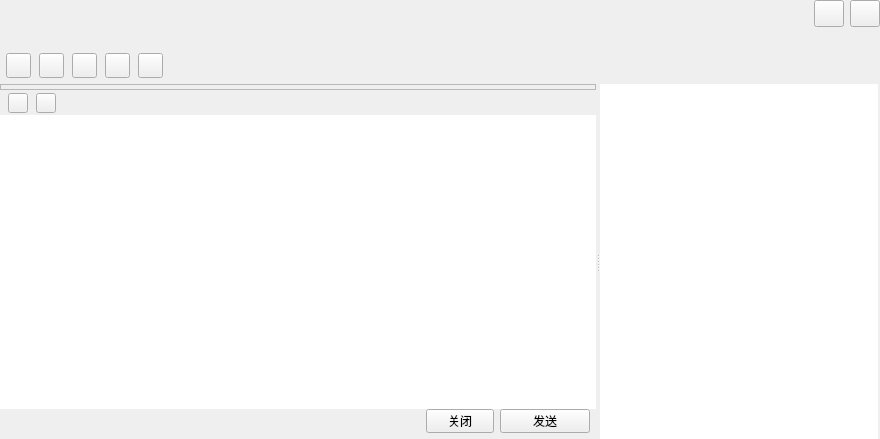
<?xml version="1.0" encoding="UTF-8"?>
<ui version="4.0">
 <class>TalkWindow</class>
 <widget class="QWidget" name="TalkWindow">
  <property name="geometry">
   <rect>
    <x>0</x>
    <y>0</y>
    <width>880</width>
    <height>439</height>
   </rect>
  </property>
  <property name="windowTitle">
   <string>TalkWindow</string>
  </property>
  <layout class="QVBoxLayout" name="verticalLayout_6">
   <property name="spacing">
    <number>0</number>
   </property>
   <property name="leftMargin">
    <number>0</number>
   </property>
   <property name="topMargin">
    <number>0</number>
   </property>
   <property name="rightMargin">
    <number>0</number>
   </property>
   <property name="bottomMargin">
    <number>0</number>
   </property>
   <item>
    <widget class="QWidget" name="titleWidget" native="true">
     <property name="sizePolicy">
      <sizepolicy hsizetype="Expanding" vsizetype="Fixed">
       <horstretch>0</horstretch>
       <verstretch>0</verstretch>
      </sizepolicy>
     </property>
     <property name="minimumSize">
      <size>
       <width>0</width>
       <height>84</height>
      </size>
     </property>
     <property name="maximumSize">
      <size>
       <width>16777215</width>
       <height>84</height>
      </size>
     </property>
     <property name="buttomskin" stdset="0">
      <bool>true</bool>
     </property>
     <layout class="QVBoxLayout" name="verticalLayout">
      <property name="spacing">
       <number>0</number>
      </property>
      <property name="leftMargin">
       <number>6</number>
      </property>
      <property name="topMargin">
       <number>0</number>
      </property>
      <property name="rightMargin">
       <number>0</number>
      </property>
      <property name="bottomMargin">
       <number>0</number>
      </property>
      <item>
       <layout class="QHBoxLayout" name="horizontalLayout">
        <item>
         <widget class="QLabel" name="nameLabel">
          <property name="sizePolicy">
           <sizepolicy hsizetype="Expanding" vsizetype="Fixed">
            <horstretch>0</horstretch>
            <verstretch>0</verstretch>
           </sizepolicy>
          </property>
          <property name="minimumSize">
           <size>
            <width>0</width>
            <height>27</height>
           </size>
          </property>
          <property name="maximumSize">
           <size>
            <width>16777215</width>
            <height>27</height>
           </size>
          </property>
          <property name="font">
           <font>
            <pointsize>12</pointsize>
           </font>
          </property>
          <property name="text">
           <string/>
          </property>
         </widget>
        </item>
        <item>
         <widget class="QPushButton" name="sysmin">
          <property name="sizePolicy">
           <sizepolicy hsizetype="Fixed" vsizetype="Fixed">
            <horstretch>0</horstretch>
            <verstretch>0</verstretch>
           </sizepolicy>
          </property>
          <property name="minimumSize">
           <size>
            <width>30</width>
            <height>27</height>
           </size>
          </property>
          <property name="maximumSize">
           <size>
            <width>30</width>
            <height>27</height>
           </size>
          </property>
          <property name="focusPolicy">
           <enum>Qt::ClickFocus</enum>
          </property>
          <property name="toolTip">
           <string>最小化</string>
          </property>
          <property name="text">
           <string/>
          </property>
          <property name="iconSize">
           <size>
            <width>30</width>
            <height>30</height>
           </size>
          </property>
         </widget>
        </item>
        <item>
         <widget class="QPushButton" name="sysclose">
          <property name="sizePolicy">
           <sizepolicy hsizetype="Fixed" vsizetype="Fixed">
            <horstretch>0</horstretch>
            <verstretch>0</verstretch>
           </sizepolicy>
          </property>
          <property name="minimumSize">
           <size>
            <width>30</width>
            <height>27</height>
           </size>
          </property>
          <property name="maximumSize">
           <size>
            <width>30</width>
            <height>27</height>
           </size>
          </property>
          <property name="focusPolicy">
           <enum>Qt::ClickFocus</enum>
          </property>
          <property name="toolTip">
           <string>关闭</string>
          </property>
          <property name="text">
           <string/>
          </property>
          <property name="iconSize">
           <size>
            <width>30</width>
            <height>30</height>
           </size>
          </property>
         </widget>
        </item>
       </layout>
      </item>
      <item>
       <widget class="QLabel" name="signLabel">
        <property name="sizePolicy">
         <sizepolicy hsizetype="Expanding" vsizetype="Fixed">
          <horstretch>0</horstretch>
          <verstretch>0</verstretch>
         </sizepolicy>
        </property>
        <property name="minimumSize">
         <size>
          <width>0</width>
          <height>20</height>
         </size>
        </property>
        <property name="maximumSize">
         <size>
          <width>16777215</width>
          <height>20</height>
         </size>
        </property>
        <property name="font">
         <font>
          <pointsize>10</pointsize>
         </font>
        </property>
        <property name="text">
         <string/>
        </property>
       </widget>
      </item>
      <item>
       <widget class="QWidget" name="funWidget" native="true">
        <property name="sizePolicy">
         <sizepolicy hsizetype="Expanding" vsizetype="Expanding">
          <horstretch>0</horstretch>
          <verstretch>0</verstretch>
         </sizepolicy>
        </property>
        <property name="minimumSize">
         <size>
          <width>0</width>
          <height>34</height>
         </size>
        </property>
        <property name="maximumSize">
         <size>
          <width>16777215</width>
          <height>600</height>
         </size>
        </property>
        <layout class="QHBoxLayout" name="horizontalLayout_2">
         <property name="spacing">
          <number>8</number>
         </property>
         <property name="leftMargin">
          <number>0</number>
         </property>
         <property name="topMargin">
          <number>0</number>
         </property>
         <property name="rightMargin">
          <number>6</number>
         </property>
         <property name="bottomMargin">
          <number>0</number>
         </property>
         <item>
          <widget class="QPushButton" name="addtoolbtn">
           <property name="sizePolicy">
            <sizepolicy hsizetype="Fixed" vsizetype="Fixed">
             <horstretch>0</horstretch>
             <verstretch>0</verstretch>
            </sizepolicy>
           </property>
           <property name="minimumSize">
            <size>
             <width>25</width>
             <height>25</height>
            </size>
           </property>
           <property name="maximumSize">
            <size>
             <width>25</width>
             <height>25</height>
            </size>
           </property>
           <property name="text">
            <string/>
           </property>
           <property name="hasborder" stdset="0">
            <bool>true</bool>
           </property>
          </widget>
         </item>
         <item>
          <widget class="QPushButton" name="addhumanBtn">
           <property name="sizePolicy">
            <sizepolicy hsizetype="Fixed" vsizetype="Fixed">
             <horstretch>0</horstretch>
             <verstretch>0</verstretch>
            </sizepolicy>
           </property>
           <property name="minimumSize">
            <size>
             <width>25</width>
             <height>25</height>
            </size>
           </property>
           <property name="maximumSize">
            <size>
             <width>25</width>
             <height>25</height>
            </size>
           </property>
           <property name="text">
            <string/>
           </property>
           <property name="hasborder" stdset="0">
            <bool>true</bool>
           </property>
          </widget>
         </item>
         <item>
          <widget class="QPushButton" name="appBtn">
           <property name="sizePolicy">
            <sizepolicy hsizetype="Fixed" vsizetype="Fixed">
             <horstretch>0</horstretch>
             <verstretch>0</verstretch>
            </sizepolicy>
           </property>
           <property name="minimumSize">
            <size>
             <width>25</width>
             <height>25</height>
            </size>
           </property>
           <property name="maximumSize">
            <size>
             <width>25</width>
             <height>25</height>
            </size>
           </property>
           <property name="text">
            <string/>
           </property>
           <property name="hasborder" stdset="0">
            <bool>true</bool>
           </property>
          </widget>
         </item>
         <item>
          <widget class="QPushButton" name="videoBtn">
           <property name="sizePolicy">
            <sizepolicy hsizetype="Fixed" vsizetype="Fixed">
             <horstretch>0</horstretch>
             <verstretch>0</verstretch>
            </sizepolicy>
           </property>
           <property name="minimumSize">
            <size>
             <width>25</width>
             <height>25</height>
            </size>
           </property>
           <property name="maximumSize">
            <size>
             <width>25</width>
             <height>25</height>
            </size>
           </property>
           <property name="text">
            <string/>
           </property>
           <property name="hasborder" stdset="0">
            <bool>true</bool>
           </property>
          </widget>
         </item>
         <item>
          <widget class="QPushButton" name="toolsetBtn">
           <property name="sizePolicy">
            <sizepolicy hsizetype="Fixed" vsizetype="Fixed">
             <horstretch>0</horstretch>
             <verstretch>0</verstretch>
            </sizepolicy>
           </property>
           <property name="minimumSize">
            <size>
             <width>25</width>
             <height>25</height>
            </size>
           </property>
           <property name="maximumSize">
            <size>
             <width>25</width>
             <height>25</height>
            </size>
           </property>
           <property name="text">
            <string/>
           </property>
           <property name="hasborder" stdset="0">
            <bool>true</bool>
           </property>
          </widget>
         </item>
         <item>
          <spacer name="horizontalSpacer">
           <property name="orientation">
            <enum>Qt::Horizontal</enum>
           </property>
           <property name="sizeHint" stdset="0">
            <size>
             <width>700</width>
             <height>20</height>
            </size>
           </property>
          </spacer>
         </item>
        </layout>
       </widget>
      </item>
     </layout>
    </widget>
   </item>
   <item>
    <widget class="QSplitter" name="splitter">
     <property name="sizePolicy">
      <sizepolicy hsizetype="Expanding" vsizetype="Expanding">
       <horstretch>0</horstretch>
       <verstretch>0</verstretch>
      </sizepolicy>
     </property>
     <property name="orientation">
      <enum>Qt::Horizontal</enum>
     </property>
     <widget class="QSplitter" name="bodySplitter">
      <property name="sizePolicy">
       <sizepolicy hsizetype="Expanding" vsizetype="Expanding">
        <horstretch>0</horstretch>
        <verstretch>0</verstretch>
       </sizepolicy>
      </property>
      <property name="orientation">
       <enum>Qt::Vertical</enum>
      </property>
      <property name="handleWidth">
       <number>1</number>
      </property>
      <property name="childrenCollapsible">
       <bool>false</bool>
      </property>
      <widget class="QWidget" name="bodyWidget" native="true">
       <property name="sizePolicy">
        <sizepolicy hsizetype="Expanding" vsizetype="Expanding">
         <horstretch>0</horstretch>
         <verstretch>0</verstretch>
        </sizepolicy>
       </property>
       <layout class="QVBoxLayout" name="verticalLayout_4">
        <property name="leftMargin">
         <number>0</number>
        </property>
        <property name="topMargin">
         <number>0</number>
        </property>
        <property name="rightMargin">
         <number>0</number>
        </property>
        <property name="bottomMargin">
         <number>0</number>
        </property>
        <item>
         <widget class="QFrame" name="frameWidget">
          <property name="sizePolicy">
           <sizepolicy hsizetype="Expanding" vsizetype="Expanding">
            <horstretch>0</horstretch>
            <verstretch>0</verstretch>
           </sizepolicy>
          </property>
          <property name="accessibleName">
           <string extracomment="框架"/>
          </property>
          <property name="frameShape">
           <enum>QFrame::StyledPanel</enum>
          </property>
          <property name="frameShadow">
           <enum>QFrame::Raised</enum>
          </property>
          <layout class="QVBoxLayout" name="verticalLayout_3">
           <property name="spacing">
            <number>0</number>
           </property>
           <property name="leftMargin">
            <number>0</number>
           </property>
           <property name="topMargin">
            <number>1</number>
           </property>
           <property name="rightMargin">
            <number>0</number>
           </property>
           <property name="bottomMargin">
            <number>1</number>
           </property>
           <item>
            <widget class="MsgWebView" name="msgWidget" native="true">
             <property name="accessibleName">
              <string extracomment="消息部件"/>
             </property>
            </widget>
           </item>
          </layout>
         </widget>
        </item>
       </layout>
      </widget>
      <widget class="QWidget" name="bottomWidget" native="true">
       <property name="sizePolicy">
        <sizepolicy hsizetype="Expanding" vsizetype="Expanding">
         <horstretch>0</horstretch>
         <verstretch>0</verstretch>
        </sizepolicy>
       </property>
       <property name="minimumSize">
        <size>
         <width>0</width>
         <height>138</height>
        </size>
       </property>
       <property name="maximumSize">
        <size>
         <width>16777215</width>
         <height>400</height>
        </size>
       </property>
       <layout class="QVBoxLayout" name="verticalLayout_2">
        <property name="spacing">
         <number>0</number>
        </property>
        <property name="leftMargin">
         <number>0</number>
        </property>
        <property name="topMargin">
         <number>0</number>
        </property>
        <property name="rightMargin">
         <number>0</number>
        </property>
        <property name="bottomMargin">
         <number>0</number>
        </property>
        <item>
         <widget class="QWidget" name="moduleWidget" native="true">
          <property name="sizePolicy">
           <sizepolicy hsizetype="Expanding" vsizetype="Fixed">
            <horstretch>0</horstretch>
            <verstretch>0</verstretch>
           </sizepolicy>
          </property>
          <property name="minimumSize">
           <size>
            <width>0</width>
            <height>24</height>
           </size>
          </property>
          <property name="maximumSize">
           <size>
            <width>16777215</width>
            <height>24</height>
           </size>
          </property>
          <layout class="QHBoxLayout" name="horizontalLayout_3">
           <property name="spacing">
            <number>8</number>
           </property>
           <property name="leftMargin">
            <number>8</number>
           </property>
           <property name="topMargin">
            <number>0</number>
           </property>
           <property name="rightMargin">
            <number>8</number>
           </property>
           <property name="bottomMargin">
            <number>0</number>
           </property>
           <item>
            <widget class="QPushButton" name="faceBtn">
             <property name="sizePolicy">
              <sizepolicy hsizetype="Fixed" vsizetype="Fixed">
               <horstretch>0</horstretch>
               <verstretch>0</verstretch>
              </sizepolicy>
             </property>
             <property name="minimumSize">
              <size>
               <width>20</width>
               <height>20</height>
              </size>
             </property>
             <property name="maximumSize">
              <size>
               <width>20</width>
               <height>20</height>
              </size>
             </property>
             <property name="text">
              <string/>
             </property>
             <property name="hasborder" stdset="0">
              <bool>true</bool>
             </property>
            </widget>
           </item>
           <item>
            <widget class="QPushButton" name="fileopenBtn">
             <property name="sizePolicy">
              <sizepolicy hsizetype="Fixed" vsizetype="Fixed">
               <horstretch>0</horstretch>
               <verstretch>0</verstretch>
              </sizepolicy>
             </property>
             <property name="minimumSize">
              <size>
               <width>20</width>
               <height>20</height>
              </size>
             </property>
             <property name="maximumSize">
              <size>
               <width>20</width>
               <height>20</height>
              </size>
             </property>
             <property name="text">
              <string/>
             </property>
             <property name="hasborder" stdset="0">
              <bool>true</bool>
             </property>
            </widget>
           </item>
           <item>
            <spacer name="horizontalSpacer_2">
             <property name="orientation">
              <enum>Qt::Horizontal</enum>
             </property>
             <property name="sizeHint" stdset="0">
              <size>
               <width>519</width>
               <height>20</height>
              </size>
             </property>
            </spacer>
           </item>
          </layout>
         </widget>
        </item>
        <item>
         <widget class="QMsgTextEdit" name="textEdit">
          <property name="contextMenuPolicy">
           <enum>Qt::NoContextMenu</enum>
          </property>
          <property name="accessibleName">
           <string extracomment="编写要发送信息的部件"/>
          </property>
          <property name="frameShape">
           <enum>QFrame::NoFrame</enum>
          </property>
         </widget>
        </item>
        <item>
         <layout class="QHBoxLayout" name="horizontalLayout_4">
          <property name="spacing">
           <number>6</number>
          </property>
          <property name="rightMargin">
           <number>6</number>
          </property>
          <property name="bottomMargin">
           <number>6</number>
          </property>
          <item>
           <spacer name="horizontalSpacer_3">
            <property name="orientation">
             <enum>Qt::Horizontal</enum>
            </property>
            <property name="sizeHint" stdset="0">
             <size>
              <width>398</width>
              <height>20</height>
             </size>
            </property>
           </spacer>
          </item>
          <item>
           <widget class="QToolButton" name="closeBtn">
            <property name="minimumSize">
             <size>
              <width>68</width>
              <height>24</height>
             </size>
            </property>
            <property name="maximumSize">
             <size>
              <width>68</width>
              <height>24</height>
             </size>
            </property>
            <property name="text">
             <string>关闭</string>
            </property>
            <property name="titleskin" stdset="0">
             <bool>false</bool>
            </property>
           </widget>
          </item>
          <item>
           <widget class="QToolButton" name="sendBtn">
            <property name="minimumSize">
             <size>
              <width>90</width>
              <height>24</height>
             </size>
            </property>
            <property name="maximumSize">
             <size>
              <width>90</width>
              <height>24</height>
             </size>
            </property>
            <property name="text">
             <string>发送</string>
            </property>
            <property name="titleskin" stdset="0">
             <bool>true</bool>
            </property>
           </widget>
          </item>
         </layout>
        </item>
       </layout>
      </widget>
     </widget>
     <widget class="QWidget" name="widget" native="true">
      <property name="sizePolicy">
       <sizepolicy hsizetype="Expanding" vsizetype="Expanding">
        <horstretch>0</horstretch>
        <verstretch>0</verstretch>
       </sizepolicy>
      </property>
      <property name="minimumSize">
       <size>
        <width>280</width>
        <height>0</height>
       </size>
      </property>
      <property name="maximumSize">
       <size>
        <width>280</width>
        <height>16777215</height>
       </size>
      </property>
      <layout class="QVBoxLayout" name="verticalLayout_5">
       <property name="spacing">
        <number>0</number>
       </property>
       <property name="leftMargin">
        <number>0</number>
       </property>
       <property name="topMargin">
        <number>0</number>
       </property>
       <property name="rightMargin">
        <number>0</number>
       </property>
       <property name="bottomMargin">
        <number>0</number>
       </property>
       <item>
        <widget class="QScrollArea" name="scrollArea">
         <property name="frameShape">
          <enum>QFrame::NoFrame</enum>
         </property>
         <property name="verticalScrollBarPolicy">
          <enum>Qt::ScrollBarAlwaysOff</enum>
         </property>
         <property name="horizontalScrollBarPolicy">
          <enum>Qt::ScrollBarAlwaysOff</enum>
         </property>
         <property name="widgetResizable">
          <bool>true</bool>
         </property>
         <widget class="QWidget" name="scrollAreaWidgetContents">
          <property name="geometry">
           <rect>
            <x>0</x>
            <y>0</y>
            <width>280</width>
            <height>355</height>
           </rect>
          </property>
          <property name="sizePolicy">
           <sizepolicy hsizetype="Expanding" vsizetype="Expanding">
            <horstretch>0</horstretch>
            <verstretch>0</verstretch>
           </sizepolicy>
          </property>
          <widget class="QTreeWidget" name="treeWidget">
           <property name="geometry">
            <rect>
             <x>0</x>
             <y>0</y>
             <width>278</width>
             <height>355</height>
            </rect>
           </property>
           <property name="statusTip">
            <string extracomment="树部件,显示联系信息"/>
           </property>
           <property name="frameShape">
            <enum>QFrame::NoFrame</enum>
           </property>
           <property name="horizontalScrollBarPolicy">
            <enum>Qt::ScrollBarAlwaysOff</enum>
           </property>
           <property name="editTriggers">
            <set>QAbstractItemView::AllEditTriggers</set>
           </property>
           <property name="indentation">
            <number>0</number>
           </property>
           <property name="headerHidden">
            <bool>true</bool>
           </property>
           <property name="expandsOnDoubleClick">
            <bool>false</bool>
           </property>
           <column>
            <property name="text">
             <string notr="true">1</string>
            </property>
           </column>
          </widget>
         </widget>
        </widget>
       </item>
      </layout>
     </widget>
    </widget>
   </item>
  </layout>
 </widget>
 <layoutdefault spacing="6" margin="11"/>
 <customwidgets>
  <customwidget>
   <class>QMsgTextEdit</class>
   <extends>QTextEdit</extends>
   <header location="global">qmsgtextedit.h</header>
  </customwidget>
  <customwidget>
   <class>MsgWebView</class>
   <extends>QWidget</extends>
   <header>msgwebview.h</header>
   <container>1</container>
  </customwidget>
 </customwidgets>
 <resources/>
 <connections/>
</ui>
